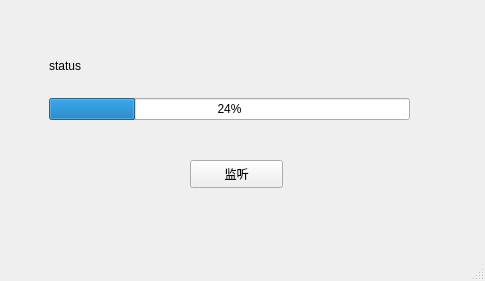
<?xml version="1.0" encoding="UTF-8"?>
<ui version="4.0">
 <class>RecevieFile</class>
 <widget class="QMainWindow" name="RecevieFile">
  <property name="geometry">
   <rect>
    <x>0</x>
    <y>0</y>
    <width>485</width>
    <height>281</height>
   </rect>
  </property>
  <property name="minimumSize">
   <size>
    <width>485</width>
    <height>281</height>
   </size>
  </property>
  <property name="maximumSize">
   <size>
    <width>485</width>
    <height>281</height>
   </size>
  </property>
  <property name="windowTitle">
   <string>MainWindow</string>
  </property>
  <widget class="QWidget" name="centralwidget">
   <widget class="QWidget" name="verticalLayoutWidget">
    <property name="geometry">
     <rect>
      <x>49</x>
      <y>40</y>
      <width>361</width>
      <height>80</height>
     </rect>
    </property>
    <layout class="QVBoxLayout" name="verticalLayout">
     <item>
      <widget class="QLabel" name="stLabel">
       <property name="text">
        <string>status</string>
       </property>
      </widget>
     </item>
     <item>
      <widget class="QProgressBar" name="recvProg">
       <property name="value">
        <number>24</number>
       </property>
      </widget>
     </item>
    </layout>
   </widget>
   <widget class="QPushButton" name="listenBtn">
    <property name="geometry">
     <rect>
      <x>190</x>
      <y>160</y>
      <width>93</width>
      <height>28</height>
     </rect>
    </property>
    <property name="text">
     <string>监听</string>
    </property>
   </widget>
  </widget>
  <widget class="QMenuBar" name="menubar">
   <property name="geometry">
    <rect>
     <x>0</x>
     <y>0</y>
     <width>485</width>
     <height>26</height>
    </rect>
   </property>
  </widget>
  <widget class="QStatusBar" name="statusbar"/>
 </widget>
 <resources/>
 <connections/>
</ui>
